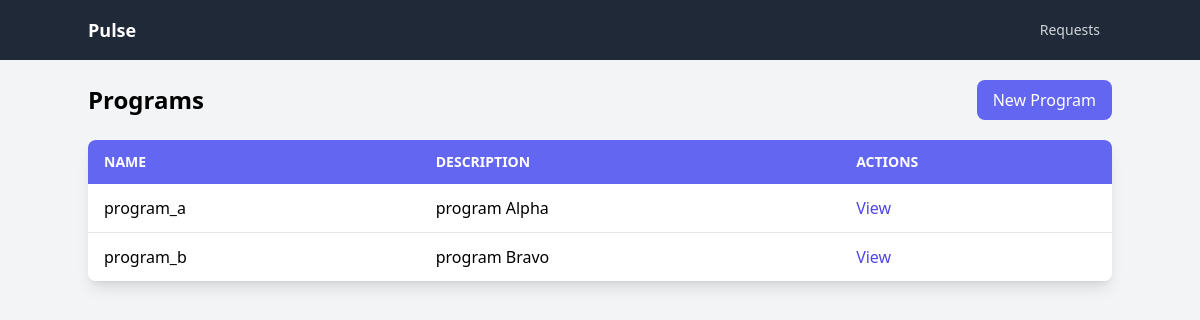
Screenshot of /programs/ with the database file from the repository.
### approvals/models.py (models this page shows, shortened)
class Program(models.Model):
    name = models.CharField(max_length=200, unique=True)
    description = models.TextField(blank=True)

### approvals/views.py (the view)
# urls.py: path('programs/', ProgramListView.as_view(), name='program_list'),
class ProgramListView(ListView):
    model = Program
    template_name = "approvals/program_list.html"

### templates/approvals/program_list.html
{% extends 'base.html' %}
{% block content %}
    <div class="flex justify-between items-center mb-4">
        <h1 class="text-2xl font-bold">Programs</h1>
        <a href="{% url 'approvals:program_create' %}"
           class="inline-flex items-center bg-indigo-500 hover:bg-indigo-600 text-white px-4 py-2 rounded-lg transition-colors duration-300">
            New Program
        </a>
    </div>
    <table class="w-full whitespace-nowrap rounded-lg overflow-hidden sm:shadow-lg my-5">
        <thead class="text-white bg-indigo-500">
        <tr class="text-left">
            <th class="py-3 px-4 font-semibold uppercase text-sm">Name</th>
            <th class="py-3 px-4 font-semibold uppercase text-sm">Description</th>
            <th class="py-3 px-4 font-semibold uppercase text-sm">Actions</th>
        </tr>
        </thead>
        <tbody class="bg-white divide-y divide-gray-200">
        {% for program in object_list %}
            <tr>
                <td class="py-3 px-4">{{ program.name }}</td>
                <td class="py-3 px-4">{{ program.description }}</td>
                <td class="py-3 px-4">
                    <a href="{% url 'approvals:program_detail' program.pk %}"
                       class="text-indigo-600 hover:text-indigo-900">View</a>
                </td>
            </tr>
            {% empty %}
            <tr>
                <td class="py-3 px-4" colspan="3">No programs found.</td>
            </tr>
        {% endfor %}
        </tbody>
    </table>
{% endblock %}

### rows the page displays
Program: name "program_a", description "program Alpha"
Program: name "program_b", description "program Bravo"
